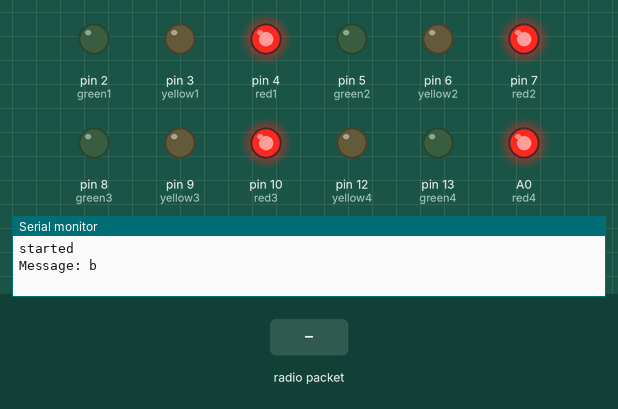
The sketch below on a simulated Arduino Uno, built with avr-gcc and run on an emulated ATmega328P. On the bench: output pins drawn as LEDs (lit = HIGH), the last lines printed to the serial monitor. The test bench sets the inputs (shaded band). No radio packets arrive unless stated.

Above: at 33.4 s.
33.5 s: radio packet "a" arrives
At 39.3 s:
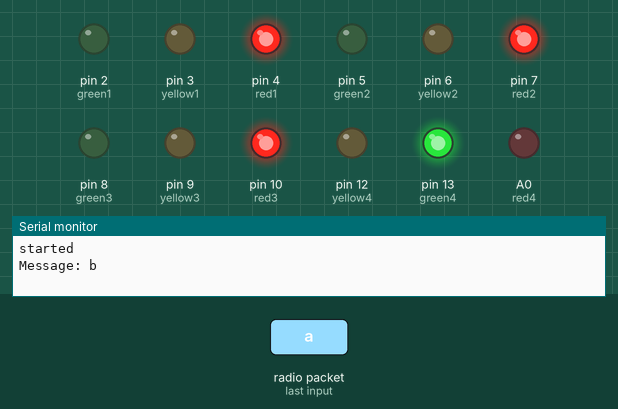
At 45.5 s:
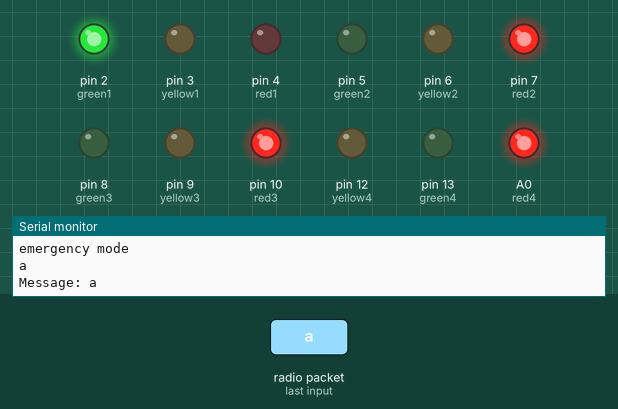
Timing chart, 0 to 47.6 s (numbered marks = the images above; inputs shaded):
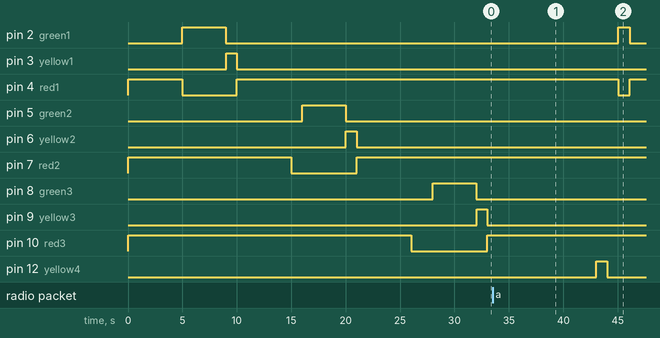

The sketch:

ask_receiver.ino
```cpp
#include <RH_ASK.h>//amplitude shift keying

#include <SPI.h> //serial peripheral interface
unsigned long waitAutoOff=millis();
// DATA PIN to pin 11

RH_ASK RF;

String st;
//line1
int red1=4;
int yellow1=3;
int green1=2;
//line2
int red2=7;
int yellow2=6;
int green2=5;
//line3
int red3=10;
int yellow3=9;
int green3=8;
//line4
int red4=A0;
int yellow4=12;
int green4=13;
void setup()

{

   Serial.begin(9600);
   pinMode(red1,OUTPUT);
   pinMode(yellow1,OUTPUT);
   pinMode(green1,OUTPUT);
   pinMode(red2,OUTPUT);
   pinMode(yellow2,OUTPUT);
   pinMode(green2,OUTPUT);
   pinMode(red3,OUTPUT);
   pinMode(yellow3,OUTPUT);
   pinMode(green3,OUTPUT);
   pinMode(red4,OUTPUT);
   pinMode(yellow4,OUTPUT);
   pinMode(green4,OUTPUT);
   Serial.println("started");
   digitalWrite(green1,LOW);
   digitalWrite(yellow1,LOW);
   digitalWrite(red1,LOW);
   digitalWrite(green2,LOW);
   digitalWrite(yellow2,LOW);
   digitalWrite(red2,LOW);
   digitalWrite(green3,LOW);
   digitalWrite(yellow3,LOW);
   digitalWrite(red3,LOW);
   digitalWrite(green4,LOW);
   digitalWrite(yellow4,LOW);
   digitalWrite(red4,LOW);
    if (!RF.init())

       Serial.println("init failed");

}

void loop()

{
   uint8_t buf[60];

   uint8_t buflen = sizeof(buf);

   Serial.print("Message: ");

        while(RF.recv(buf, &buflen))
      {
         int i;
      //Serial.println(buflen);
       char* str=(char*)buf;
     st=String(str);
     st=st.substring(0,buflen);
     waitAutoOff=millis();
   }


   if(st=="a")
     {
      Serial.println(st);
      Serial.println("emergency mode");
     digitalWrite(green1,HIGH);  //turns corresponding lane green light on
     digitalWrite(red1,LOW);
     digitalWrite(red2,HIGH); //turns lane 2 red on
     digitalWrite(red3,HIGH);//turns lane 3 red om
     digitalWrite(red4,HIGH);//turns  lane 4 red on
     Serial.println(st);

      if(millis()-waitAutoOff>=1000UL){
        st="b";
        Serial.println("reset after 5");
      }
   //  st="b";
     }
     else
    {
      st="b";
    Serial.println(st);
         VAC();//traffic lights normal function
    }
   }
   void VAC(){
  digitalWrite(green1,LOW);
  digitalWrite(7, HIGH);
  digitalWrite(10, HIGH);
  digitalWrite(A0, HIGH);
  digitalWrite(4, HIGH);
  delay(5000); // Wait for 1000 millisecond(s)
  digitalWrite(4, LOW); // Wait for 1000 millisecond(s)
  digitalWrite(2, HIGH);
  delay(4000); // Wait for 1000 millisecond(s)
  digitalWrite(2, LOW);
  delay(10);// Wait for 1000 millisecond(s)
  digitalWrite(3,HIGH);
  delay(1000);
  digitalWrite(3,LOW);
  // line 2 started
  digitalWrite(4, HIGH);
  digitalWrite(10, HIGH);
  digitalWrite(A0, HIGH);
  digitalWrite(7, HIGH);
  delay(5000); // Wait for 5000 millisecond(s)
  digitalWrite(7, LOW);
  delay(1000); // Wait for 1000 millisecond(s)
  digitalWrite(5, HIGH);
  delay(4000); // Wait for 1000 millisecond(s)
  digitalWrite(5, LOW);
   digitalWrite(6, HIGH);
  delay(1000); // Wait for 1000 millisecond(s)
  digitalWrite(6, LOW);
  delay(10); // Wait for 10 millisecond(s)
  //line 3 started
  digitalWrite(7, HIGH);
  digitalWrite(4, HIGH);
  digitalWrite(A0, HIGH);
  digitalWrite(10, HIGH);
  delay(5000); // Wait for 1000 millisecond(s)
  digitalWrite(10, LOW);
  delay(1000); // Wait for 1000 millisecond(s)

  delay(1000); // Wait for 1000 millisecond(s)
  digitalWrite(8, HIGH);
  delay(4000); // Wait for 1000 millisecond(s)
  digitalWrite(8, LOW);
  delay(10);
   digitalWrite(9, HIGH);
  delay(1000); // Wait for 1000 millisecond(s)
  digitalWrite(9, LOW);// Wait for 1000 millisecond(s)
  //line 4 started
  digitalWrite(7, HIGH);
  digitalWrite(10, HIGH);
  digitalWrite(4, HIGH);
  digitalWrite(A0, HIGH);
  delay(5000); // Wait for 1000 millisecond(s)
  digitalWrite(A0, LOW);
  delay(1000); // Wait for 1000 millisecond(s)

  digitalWrite(13, HIGH);
  delay(4000); // Wait for 1000 millisecond(s)
  digitalWrite(13, LOW);
  delay(10);// Wait for 1000 millisecond(s)
  digitalWrite(12, HIGH);
  delay(1000); // Wait for 1000 millisecond(s)
  digitalWrite(12, LOW);
  delay(1000); // Wait for 1000 millisecond(s)
}
```

Measured:
- after the input at 33.5 s, pin 2 (green1): LOW → HIGH after 11.5 s instead of 16.5 s; pin 4 (red1): HIGH → LOW after 11.5 s instead of 16.5 s
